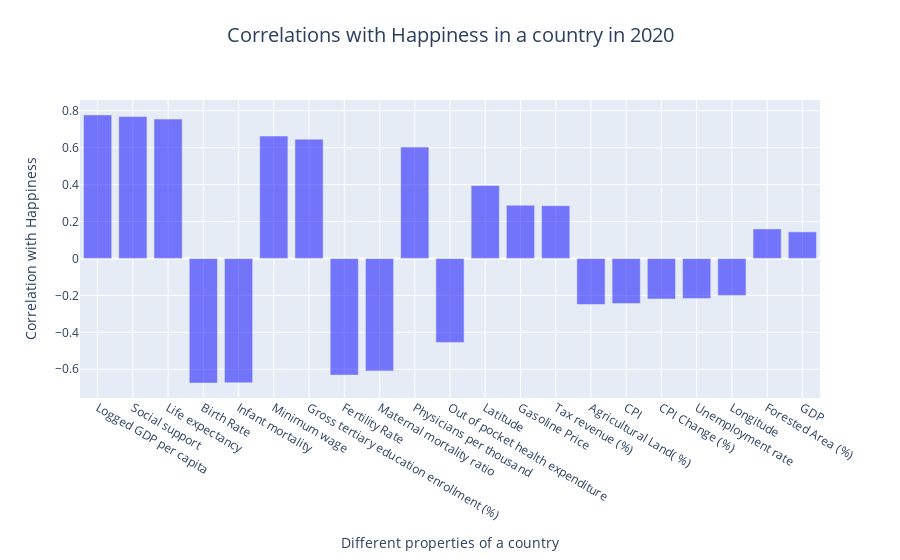

Write notebook code for a chart like this one.
### Markdown cell above
Figure 1 depicts the recorded happiness scores for most countries from 2015 to 2020, with bright yellow representing high happiness scores and purple indicating low happiness scores.

Figure 2 illustrates the logarithmic GDP per capita for each country, where bright yellow signifies a high GDP per capita and purple represents a low GDP per capita.

When comparing both maps for the year 2020, a clear pattern emerges: wealthier countries generally tend to have higher happiness scores.

### Code cell
import plotly.graph_objs as go
import pandas as pd

# Load the correlation data
df = pd.read_csv('databases/score_correlations.csv')

# Create the bar trace
trace = go.Bar(
    x=df['Variable1'],
    y=df['Correlation'],
    marker=dict(color='rgba(0, 0, 255, 0.5)')  # Set marker color with transparency
)

# Create the figure and update layout with titles
fig = go.Figure(trace)
fig.update_layout(
    title='Correlations with Happiness in a country in 2020',
    title_x=0.5,  # Center title horizontally
    title_y=0.95,  # Position title slightly above the plot
    title_font=dict(size=20),  # Increase font size
    yaxis_title='Correlation with Happiness',
    xaxis_title='Different properties of a country',
    xaxis=dict(
        showgrid=True,  # Add grid lines to x-axis
        gridwidth=1,
        gridcolor='white'
    ),
    yaxis=dict(
        showgrid=True,  # Add grid lines to y-axis
        gridwidth=1,
        gridcolor='white'
    ),
)

# Display the figure
fig.show()

### Figure 1 — Plotly figure (JSON) as saved in the notebook; plotly's stock layout.template omitted (floating-point values rounded to 4 significant figures)
{"data": [{"marker": {"color": "rgba(0, 0, 255, 0.5)"}, "type": "bar", "x": ["Logged GDP per capita", "Social support", "Life expectancy", "Birth Rate", "Infant mortality", "Minimum wage", "Gross tertiary education enrollment (%)", "Fertility Rate", "Maternal mortality ratio", "Physicians per thousand", "Out of pocket health expenditure", "Latitude", "Gasoline Price", "Tax revenue (%)", "Agricultural Land( %)", "CPI", "CPI Change (%)", "Unemployment rate", "Longitude", "Forested Area (%)", "GDP"], "y": [0.7778, 0.7693, 0.7552, -0.6751, -0.6736, 0.6633, 0.6465, -0.6318, -0.6092, 0.6038, -0.4549, 0.3952, 0.2885, 0.2861, -0.2494, -0.2442, -0.2194, -0.2166, -0.2011, 0.1601, 0.1442]}], "layout": {"autosize": true, "title": {"font": {"size": 20}, "text": "Correlations with Happiness in a country in 2020", "x": 0.5, "y": 0.95}, "xaxis": {"autorange": true, "gridcolor": "white", "gridwidth": 1, "range": [-0.5, 20.5], "showgrid": true, "title": {"text": "Different properties of a country"}, "type": "category"}, "yaxis": {"autorange": true, "gridcolor": "white", "gridwidth": 1, "range": [-0.7558, 0.8585], "showgrid": true, "title": {"text": "Correlation with Happiness"}, "type": "linear"}}}
